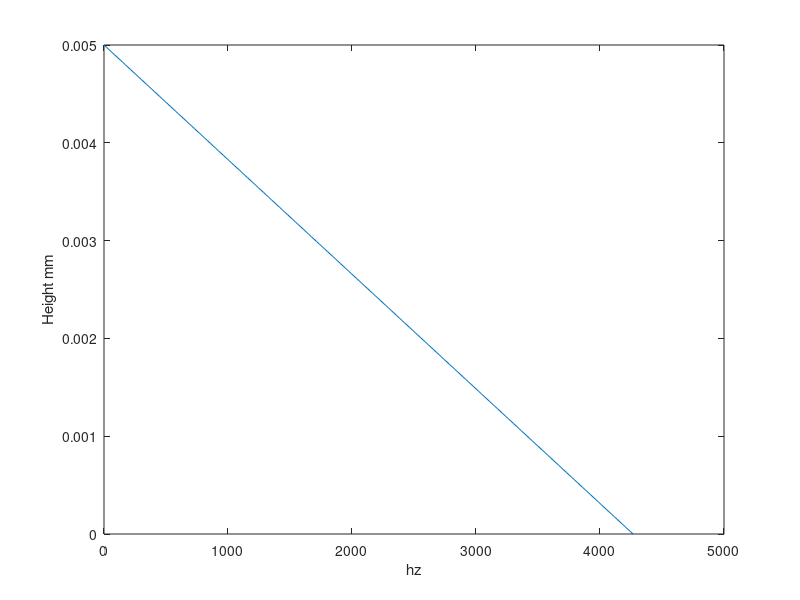

Write MATLAB code to recreate this figure.
%Roshan Jaiswal-Ferri
%Section - 01
%AERO 302 Homework 3 - 11/20/24

%% Workspace Prep

format long     %Allows for more accurate decimals
close all;      %Clears all
clear all;      %Clears Workspace
clc;            %Clears Command Window

%% PART 1: FK2

T = 293;
theta = 5;
g = -9.81;
y = linspace(0,(5/1000),200);
%muAir = sLawAir(293);
mu = 1.002e-3; %pa*s
rho = 1000; %kg/m^3
h = 5/1000;

zeta = -((rho*g*sind(theta))/mu)*(h-y);

plot(zeta, y);
xlabel('hz')
ylabel('Height mm')